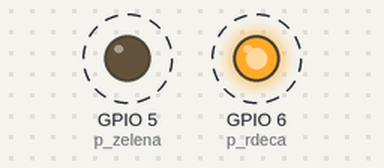
A program run on a simulated Raspberry Pi (BCM pin numbers). On the bench: output pins drawn as LEDs (lit = HIGH). Dashed ring = blinking.

Above: at 0.05 s.
Timing chart, 0 to 3.0 s (numbered marks = the images above):
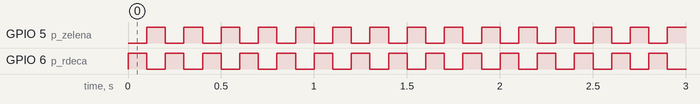

The program:

02_semafor_pesci.py
```python
#!/usr/bin/env python
# -*- coding: utf-8 -*-

import gpiozero
import time

#inicializacija semafor pešci
p_zelena = gpiozero.LED(5)
p_rdeca = gpiozero.LED(6)

 # V zanko zapiši delovanje semaforja v naslednjih korakih:
 # rdeča prižgana
 # zelena ugasnjena
 # počakaj 3 s

 # rdeča ugasnjena
 # zelena prižgana
 # počakaj 1 s

while True:
    p_rdeca.on()
    p_zelena.off()
    time.sleep(0.1)

    p_rdeca.off()
    p_zelena.on()
    time.sleep(0.1)
```

Measured:
- by itself, GPIO 5 (p_zelena), GPIO 6 (p_rdeca): alternates HIGH for 0.10 s and LOW for 0.10 s
